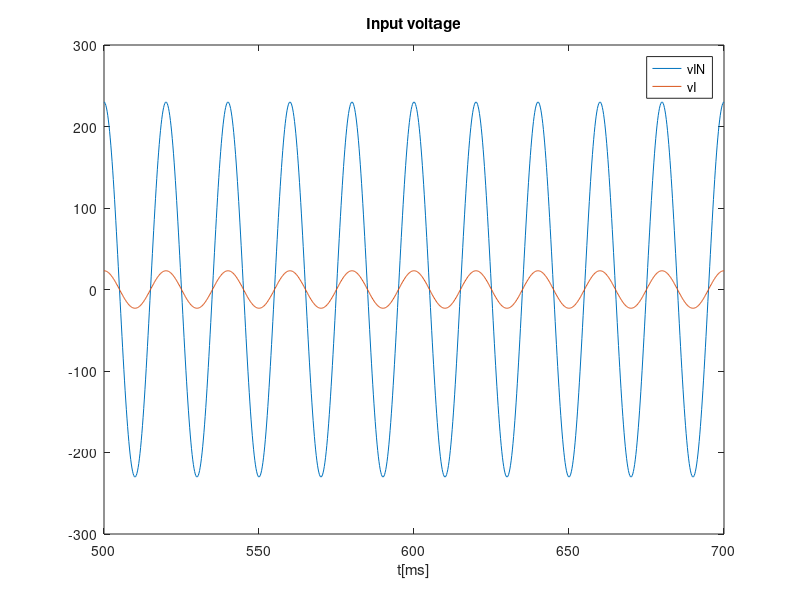
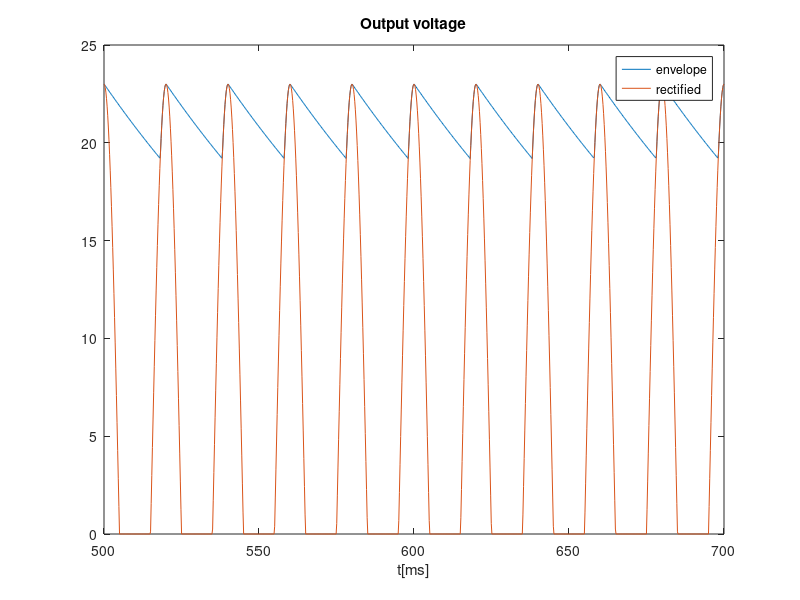
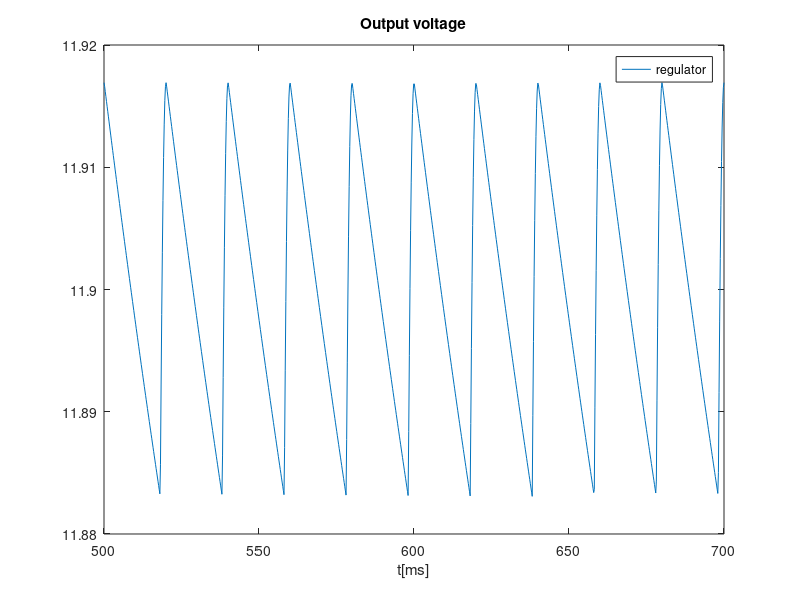
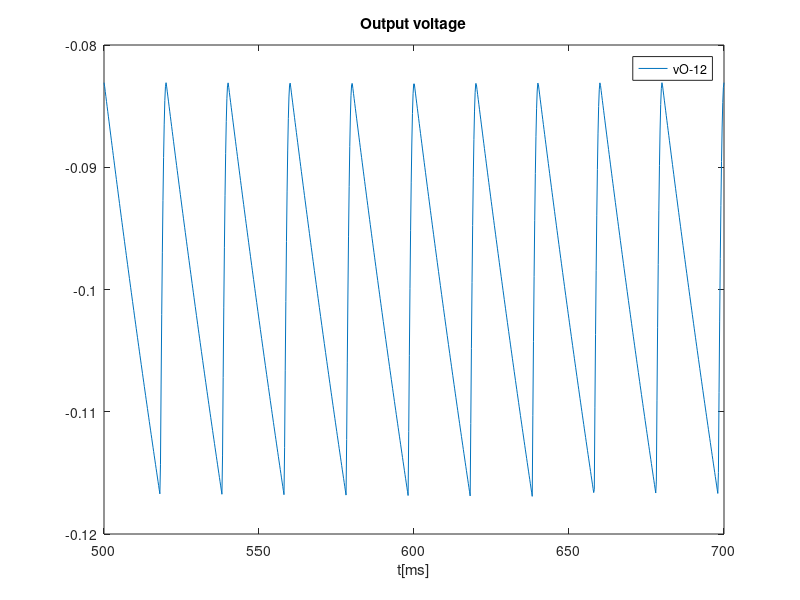

Recreate these plots in MATLAB, in order.
close all
clear all


A_vin = 230;
f = 50;
w=2*pi*f;
n=10;


A_vi = A_vin/n;

t=linspace(5e-1, 7e-1, 1000);

vIN = A_vin*cos(w*t);
vI = A_vi*cos(w*t);

hf=figure(1);
plot(t*1000, vIN,t*1000, vI);
title("Input voltage");
xlabel ("t[ms]");
legend("vIN","vI");
print (hf,"vIN_vI.eps", "-depsc");

%%%%%%%%%%%%%%ENVELOPE DETECTOR%%%%%%%%%%%%%%
Renv=10e3;
Cenv=10e-6;

vOenv = zeros(1, length(t));
vOr = zeros(1, length(t));
tOFF = 1/w * atan(1/w/Renv/Cenv) + 0.5;
vOnexp = A_vi*cos(w*tOFF)*exp(-(t-tOFF)/Renv/Cenv);

for i=1:length(t)
  if (vI(i) > 0) %half rectifier
    vOr(i) = vI(i); %half rectifier
    %vOr(i) = abs(vI(i)); %full rectifier
  endif
endfor

for i=1:length(t)
  if t(i) < tOFF
    vOenv(i) = vOr(i);
  elseif vOnexp(i) > vOr(i) %qd vOnexp(i) = vOr(i) é t=tON
    vOenv(i) = vOnexp(i);
  else
    tOFF = tOFF + 1/f; %half rectifier
    %tOFF = tOFF + 1/f/2; %full rectifier
    vOnexp = A_vi*abs(cos(w*tOFF))*exp(-(t-tOFF)/Renv/Cenv);
    vOenv(i) = vOr(i);
  endif
endfor

vripple_env = max(vOenv)-min(vOenv)


hf=figure(2);
plot(t*1000, vOenv,t*1000, vOr);
title("Output voltage");
xlabel ("t[ms]");
legend("envelope","rectified");
print (hf,"vOenv_vOr.eps", "-depsc");

%%%%%%%%%%%%%%VOLTAGE REGULATOR%%%%%%%%%%%%%%
Rreg = 10e3;
Vt = 0.026;
N = 1;
Is = 1*10^(-14);
n_diodos = 17;
VON = 0.7;

rd = Vt*N/(Is*exp(VON/(N*Vt)))

VIreg = max(vOenv) - vripple_env/2
vireg = vOenv - VIreg;

VOreg = n_diodos*VON
voreg = n_diodos*rd/(n_diodos*rd+Rreg)*vireg;
vOreg = VOreg + voreg;

vripple_reg = max(vOreg)-min(vOreg)

hf=figure(3);
plot(t*1000, vOreg);
title("Output voltage");
xlabel ("t[ms]");
legend("regulator");
print (hf,"vOreg.eps", "-depsc");

hf=figure(4);
plot(t*1000, vOreg-12);
title("Output voltage");
xlabel ("t[ms]");
legend("vO-12");
print (hf,"vO-12.eps", "-depsc");

mean(vOreg-12)
Quality = 1/vripple_reg + abs(1/mean(vOreg-12))
Cost = 1*(Rreg+Renv)/1000 + Cenv*10^6 + 0.1*(1+n_diodos)
Merit = Quality/Cost
